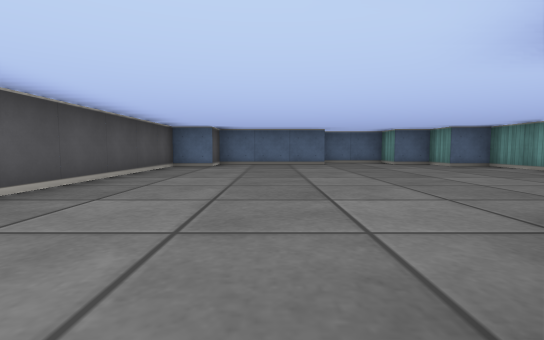
view 1 (above)

13 first-person views from a walk through a cub3D ray-caster map. The camera is about half as high as the walls, tilts 4° down and sees 85° across. The floor is counted in squares. Each view is taken from the middle of a square. On the plan, view 1 faces up. The plan holds only what a view shows up to about 9 squares ahead; the rest is blank.

view 2
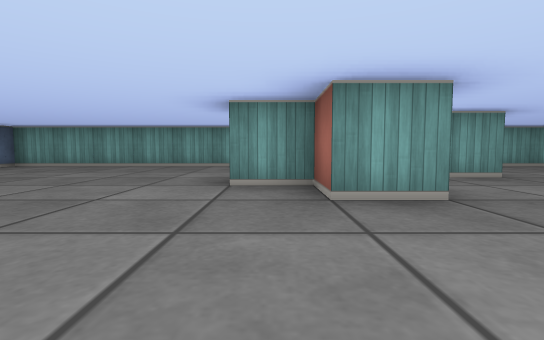

view 3
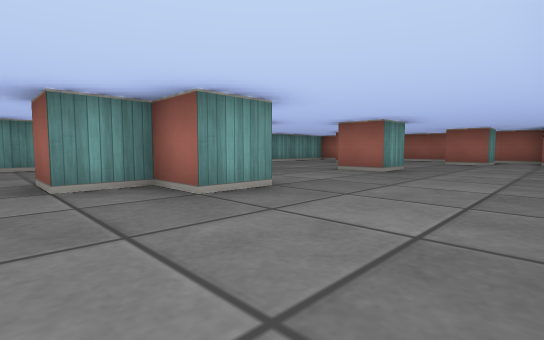

view 4
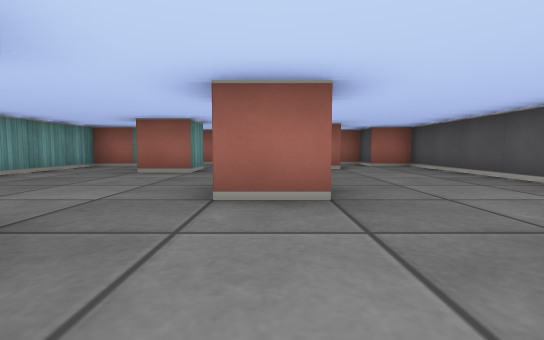

view 5
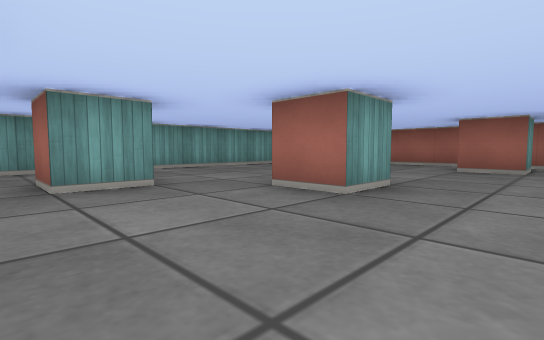

view 6
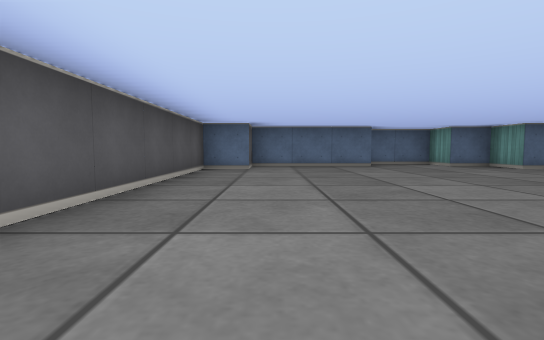

view 7
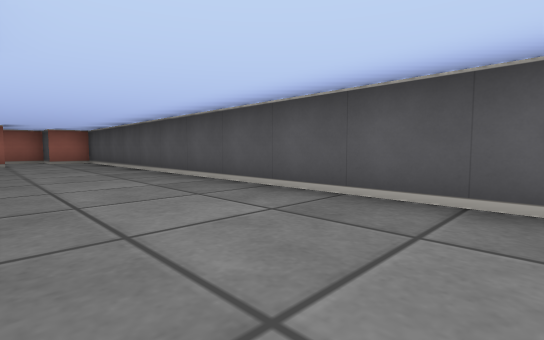

view 8
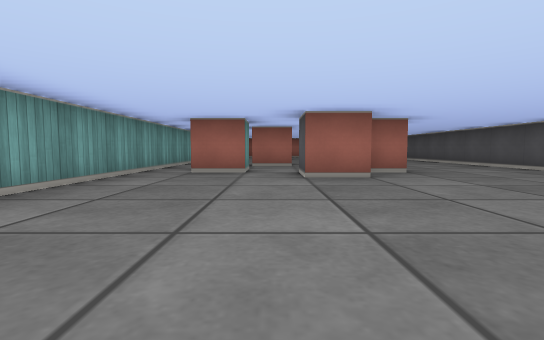

view 9
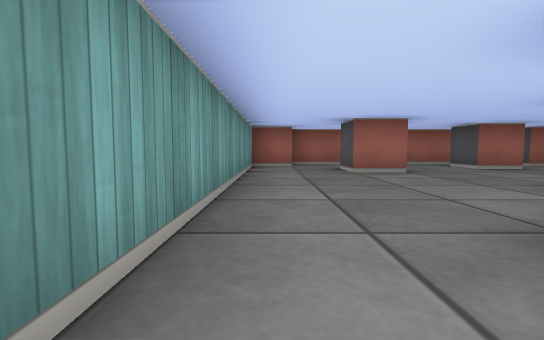

view 10
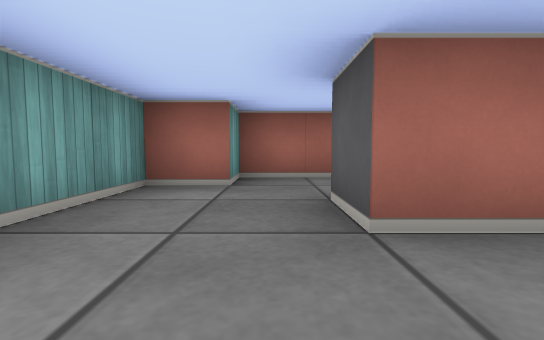

view 11
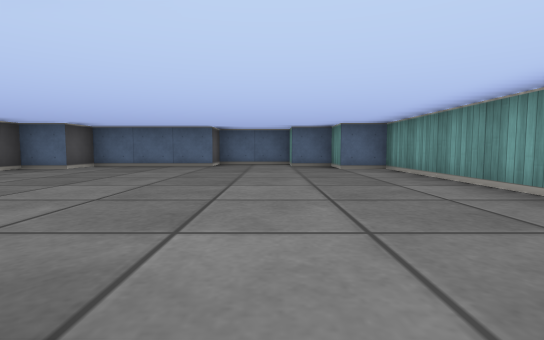

view 12
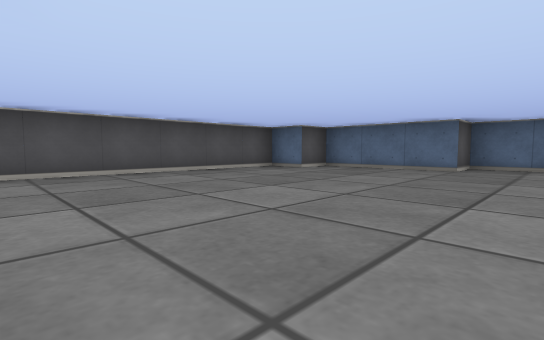

view 13
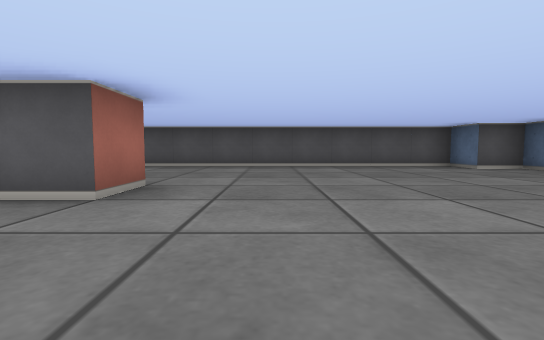

### Floor plan
Points are (right, up) in squares from view 1. A wall is a line through its corners. A room is listed if a view was taken in it or the views show most of it. See-through windows are left out.
Room 1 (views 1, 2, 3, 4, 5, 6, 7, 8, 9, 10, 11, 12, 13)
walls: (0.5, -0.6) (0.5, 0.5) (1.5, 0.5) (1.5, 1.5) (2.5, 1.5) (2.5, 0.5); (2.5, -2.6) (2.5, -1.5) (3.5, -1.5); (3.5, -0.5) (3.5, 0.5) (4.5, 0.5); (0.5, -4.6) (0.5, -3.5) (1.5, -3.5); (2.5, -7.5) (2.5, -6.5) (3.5, -6.5) (3.5, -7.5); (-0.5, -8.5) (-0.5, -7.5) (0.5, -7.5) (0.5, -8.5); (-1.5, -8.5) (-1.5, -9.5) (4.5, -9.5) (4.5, -8.5) (5.5, -8.5) (5.5, 7.5) (4.5, 7.5) (4.5, 8.5) (3.5, 8.5) (3.5, 9.5) (1.5, 9.5) (1.5, 8.5) (-1.5, 8.5) (-1.5, 7.5) (-2.5, 7.5) (-2.5, -8.5) (-1.5, -8.5)

Where each view was taken, in squares from view 1:
view 1: 0 up, 0 right, facing up
view 2: 1 up, 2 left, facing right
view 3: 2 up, 2 left, facing down-right
view 4: 1 down, 1 right, facing down
view 5: 1 down, 1 left, facing down-right
view 6: 1 up, 1 left, facing up
view 7: 2 up, 0 right, facing down-left
view 8: 6 up, 3 right, facing down
view 9: 1 down, 5 right, facing down
view 10: 5 down, 4 right, facing down
view 11: 1 up, 3 right, facing up
view 12: 2 up, 3 right, facing up-left
view 13: 3 up, 5 right, facing left
